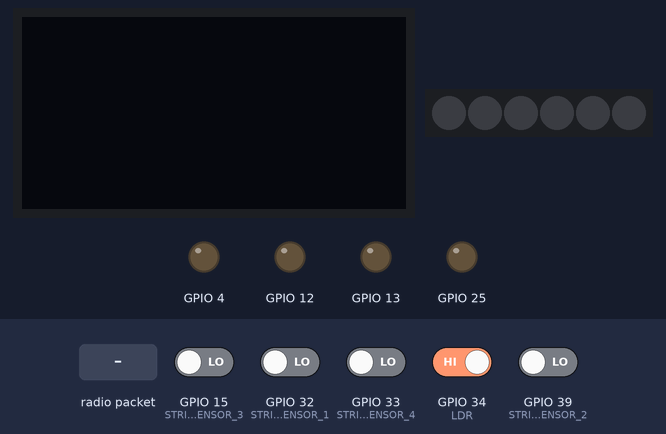
A sketch run on a simulated ESP32. On the bench: 128×64 one-colour display, 6 RGB LEDs in strip order, left to right, output pins drawn as LEDs (lit = HIGH). The inputs (shaded band) are chosen by the test bench; at power-on: GPIO 34 (LDR) HIGH, GPIO 15 (STRIP_SENSOR_3), GPIO 32 (STRIP_SENSOR_1), GPIO 33 (STRIP_SENSOR_4), GPIO 39 (STRIP_SENSOR_2) LOW. The audio player accepts every command and is not drawn.

Above: at 2.7 s.
2.8 s: radio packet "Stop" arrives
At 3.2 s:
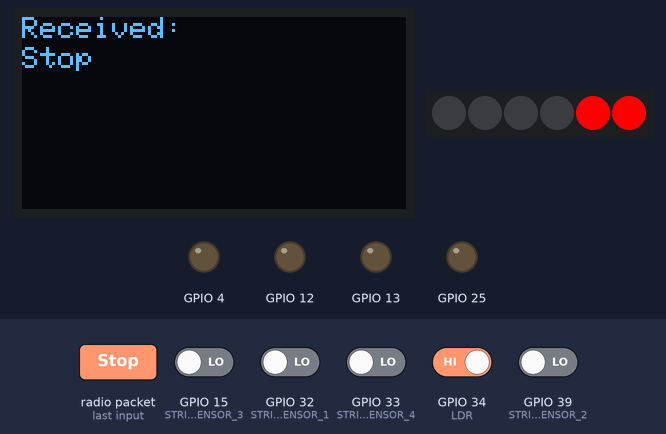
4.3 s: GPIO 34 (LDR) driven LOW
At 4.7 s:
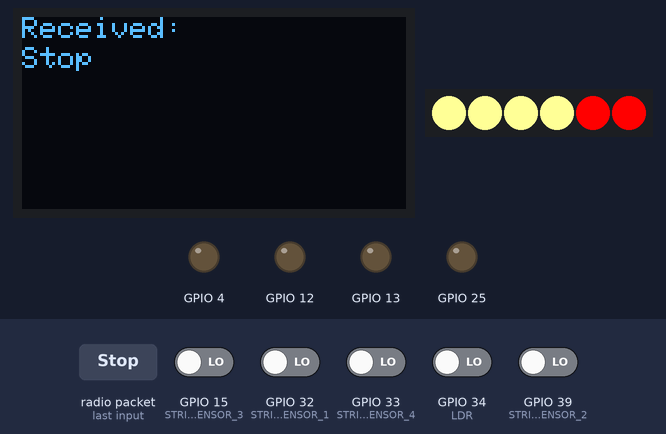
5.8 s: radio packet "Start" arrives
At 6.4 s:
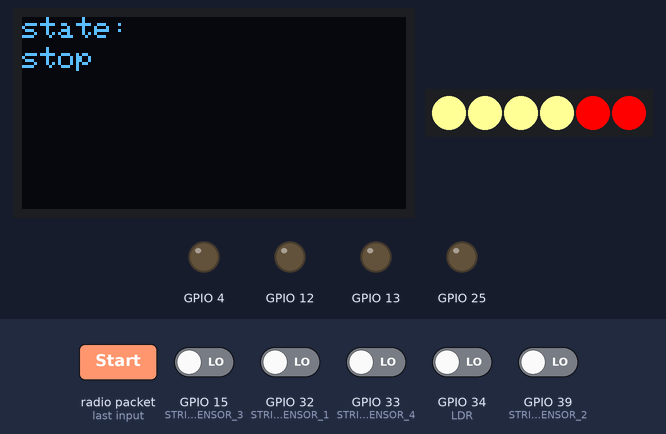
7.3 s: radio packet "F" arrives
At 7.8 s:
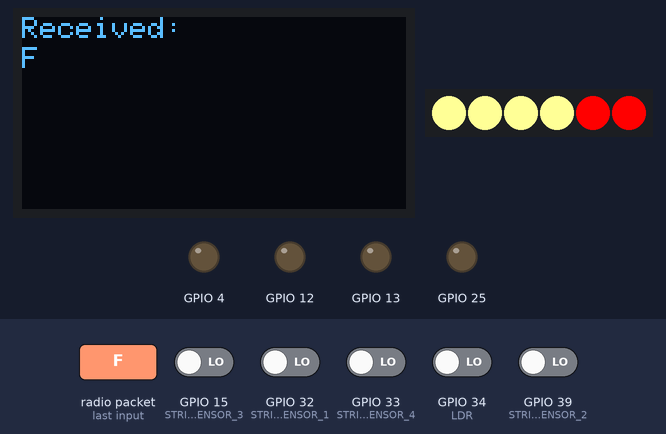
8.8 s: radio packet "R" arrives
10.3 s: radio packet "L" arrives
Timing chart, 0 to 12.8 s (numbered marks = the images above; inputs shaded):
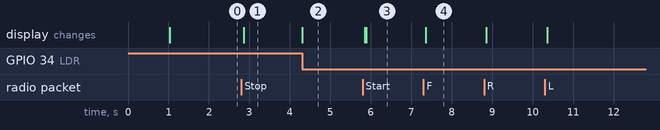

The sketch:

FinalSlave.ino
```cpp
#include <Wire.h>
#include <Adafruit_GFX.h>
#include <Adafruit_SH110X.h>
#include <WiFi.h>
#include <esp_now.h>
#include <Adafruit_NeoPixel.h>
#include "DFRobotDFPlayerMini.h"

// OLED pins
#define i2c_Address 0x3c // OLED screen I2C address
#define SCREEN_WIDTH 128
#define SCREEN_HEIGHT 64
#define OLED_RESET -1

#define Motor_B1 12
#define Motor_F1 13
#define Motor_B2 4
#define Motor_F2 25

#define Resolution 8
#define Freq 1000

#define PWM_CHANNEL_B1 0
#define PWM_CHANNEL_F1 1
#define PWM_CHANNEL_B2 2
#define PWM_CHANNEL_F2 3

#define NEOPIXEL_PIN 5
#define NUM_PIXELS 6

// IR Sensor Pins
#define STRIP_SENSOR_1 32
#define STRIP_SENSOR_2 39
#define STRIP_SENSOR_3 15
#define STRIP_SENSOR_4 33

// Define the analog pin connected to the IR sensor
#define IR_SENSOR1_PIN 35
#define IR_SENSOR2_PIN 36

#define LDR 34

float speed = 0.5;

String receivedMsg = " ";
char lastReceivedMsg[20] = ""; // Stores the last received message
uint8_t masterAddress[] = {0x08, 0xA6, 0xF7, 0x08, 0x3E, 0x98};

HardwareSerial mp3Serial(1);  //  Defines UART1 for communicating with DFPlayer Mini
DFRobotDFPlayerMini mp3;      // Create an object to control mp3

bool flagLDR = true;

// NeoPixel and display objects
Adafruit_NeoPixel NeoPixel(NUM_PIXELS, NEOPIXEL_PIN, NEO_GRB + NEO_KHZ800);
Adafruit_SH1106G display = Adafruit_SH1106G(SCREEN_WIDTH, SCREEN_HEIGHT, &Wire, OLED_RESET);

// Connection tracking
bool isConnected = false;
unsigned long lastReceivedTime = 0;  // Time when the last message was received
const unsigned long TIMEOUT = 10000; // Timeout period in milliseconds
char intersectionTurn = 'z'; // The direction to turn to while in an itersection

void headLights(bool isStopped)
{
  NeoPixel.clear();
  if ((digitalRead(LDR) == LOW && isStopped == true) || (digitalRead(LDR) == LOW))
  {
    NeoPixel.setPixelColor(0, NeoPixel.Color(255, 255, 150));
    NeoPixel.setPixelColor(1, NeoPixel.Color(255, 255, 150));
    NeoPixel.setPixelColor(2, NeoPixel.Color(255, 255, 150));
    NeoPixel.setPixelColor(3, NeoPixel.Color(255, 255, 150));
    NeoPixel.setPixelColor(4, NeoPixel.Color(255, 0, 0));
    NeoPixel.setPixelColor(5, NeoPixel.Color(255, 0, 0));
    NeoPixel.show();
  }
  else if (digitalRead(LDR) == HIGH && isStopped == true)
  {
    NeoPixel.setPixelColor(4, NeoPixel.Color(255, 0, 0));
    NeoPixel.setPixelColor(5, NeoPixel.Color(255, 0, 0));
    NeoPixel.show();
  }
  else
  {
    NeoPixel.clear();
    NeoPixel.show();
  }
}

void headLightsNight()
{
  NeoPixel.clear();
  if (digitalRead(LDR) == LOW)
  {
    NeoPixel.setPixelColor(0, NeoPixel.Color(255, 255, 150));
    NeoPixel.setPixelColor(1, NeoPixel.Color(255, 255, 150));
    NeoPixel.setPixelColor(2, NeoPixel.Color(255, 255, 150));
    NeoPixel.setPixelColor(3, NeoPixel.Color(255, 255, 150));
    NeoPixel.setPixelColor(4, NeoPixel.Color(255, 0, 0));
    NeoPixel.setPixelColor(5, NeoPixel.Color(255, 0, 0));
    NeoPixel.show();
  }
}

void dayNightMode()
{
  if ((digitalRead(LDR) == LOW))
  {
    if(flagLDR)
    {
      mp3.play(2);// Play the second MP3 file (0002.mp3)
      delay(2000);
      flagLDR = false;
    }
  }

  else
  {
    if(flagLDR)
    {
      mp3.play(3);// Play the third MP3 file (0003.mp3)
      delay(2000);
      flagLDR = false;
    }
  }
}


void backupStop()
{
  int rawValue1 = digitalRead(IR_SENSOR1_PIN);
  int rawValue2 = digitalRead(IR_SENSOR2_PIN);

  if (rawValue1 == HIGH && rawValue2 == HIGH)
  {
    moveAccordingToStrip();
  }
  else
  {
    motorsWrite(0, 0, 0, 0);
  }

}

void displayMessage(String title, String message)
{
  display.clearDisplay();
  display.setTextSize(1);
  display.setCursor(0, 0);
  display.println(title);
  display.setCursor(0, 10);
  display.println(message);
  display.display();
}

void motorsWrite(float m1, float m2, float m3, float m4) {
  ledcWrite(Motor_F1, m1 * 255);
  ledcWrite(Motor_F2, m2 * 255);
  ledcWrite(Motor_B1, m3 * 255);
  ledcWrite(Motor_B2, m4 * 255);
}

void moveAccordingToStrip()
{
  if(digitalRead(STRIP_SENSOR_1) && digitalRead(STRIP_SENSOR_2) && digitalRead(STRIP_SENSOR_3) && digitalRead(STRIP_SENSOR_4))
  {
    if (intersectionTurn == 'F')
    {
      motorsWrite(0.2, 0.2, 0, 0);
      displayMessage("state:", "foward");
    }
    if (intersectionTurn == 'R')
    {
      motorsWrite(0,0.5,0,0);
      delay(1000);
      while(!digitalRead(STRIP_SENSOR_2) && !digitalRead(STRIP_SENSOR_3)){}
    }
    if (intersectionTurn == 'L')
    {
      motorsWrite(0.5,0,0,0);
      delay(1000);
      while(!digitalRead(STRIP_SENSOR_2) && !digitalRead(STRIP_SENSOR_3)){}
    }
  }

  else if (digitalRead(STRIP_SENSOR_2) && digitalRead(STRIP_SENSOR_3))
  {
    motorsWrite(0.2, 0.2, 0, 0);
    displayMessage("state:", "foward");

  // Extreme correcting to the left at the start, when the middle sensors see the line
   if(digitalRead(STRIP_SENSOR_4))
   {
    motorsWrite(0.5,0,0,0);
    displayMessage("state:", "extreme left");

   }

   // Extreme correcting to the right at the start, when the middle sensors see the line
   else if(digitalRead(STRIP_SENSOR_1))
   {
    motorsWrite(0,0.5,0,0);
    displayMessage("state:", "extreme right");
   }
  }

  // Extreme correcting to the left in the end, when only STRIP_SENSOR_4 is able to see the line
  else if(digitalRead(STRIP_SENSOR_4))
  {
    motorsWrite(0.5,0,0,0);
    displayMessage("state:", "extreme left");
    if (!digitalRead(STRIP_SENSOR_4)) // A case in which the turn is wide and no sensor can see the line
    {
      while(!digitalRead(STRIP_SENSOR_2) && !digitalRead(STRIP_SENSOR_3)); // keep turning until it sees the line
    }

  }

  // Extreme correcting to the right in the end, when only STRIP_SENSOR_1 is able to see the line
  else if(digitalRead(STRIP_SENSOR_1))
  {
    motorsWrite(0,0.5,0,0);
    displayMessage("state:", "extreme right");
    if (!digitalRead(STRIP_SENSOR_1)) // A case in which the turn is wide and no sensor can see the line
    {
      while(!digitalRead(STRIP_SENSOR_2) && !digitalRead(STRIP_SENSOR_3)); // keep turning until it sees the line
    }
  }

  // Minor correcting to the left, when the car moves a bit, when there are twists.
  else if (digitalRead(STRIP_SENSOR_3))
  {
    displayMessage("state:", "left");
    motorsWrite(0.5, 0.1, 0, 0);
  }

  // Minor correcting to the right, when the car moves a bit, when there are twists.
  else if (digitalRead(STRIP_SENSOR_2))
  {
    displayMessage("state:", "right");
    motorsWrite(0.1, 0.5, 0, 0);
  }

  // Stop
  else
  {
    displayMessage("state:", "stop");
    motorsWrite(0, 0, 0, 0);
  }
}

void onDataRecv(const esp_now_recv_info_t *mac, const uint8_t *incomingData, int len)
{
  isConnected = true;
  lastReceivedTime = millis();

  char receivedMsg[len + 1];
  memcpy(receivedMsg, incomingData, len);
  receivedMsg[len] = '\0';

  if (strcmp(receivedMsg, "Stop") == 0)
  {
    displayMessage("Received:", receivedMsg);
    motorsWrite(0, 0, 0, 0);
    headLights(true);
    const char *message = "Stop received";
    esp_now_send(masterAddress, (uint8_t *)message, strlen(message));

  }

  else if (strcmp(receivedMsg, "F") == 0)
  {
    displayMessage("Received:", receivedMsg);
    intersectionTurn = receivedMsg[0];

    const char *message = "F received";
    esp_now_send(masterAddress, (uint8_t *)message, strlen(message));
  }

  else if (strcmp(receivedMsg, "R") == 0)
  {
    displayMessage("Received:", receivedMsg);
    intersectionTurn = receivedMsg[0];

    const char *message = "R received";
    esp_now_send(masterAddress, (uint8_t *)message, strlen(message));
  }

  else if (strcmp(receivedMsg, "L") == 0)
  {
    displayMessage("Received:", receivedMsg);
    intersectionTurn = receivedMsg[0];

    const char *message = "L received";
    esp_now_send(masterAddress, (uint8_t *)message, strlen(message));
  }

  else if (strcmp(receivedMsg, "Start") == 0)
  {
    displayMessage("Received:", receivedMsg);
    moveAccordingToStrip();
    headLights(false);
    const char *message = "Start received";
    esp_now_send(masterAddress, (uint8_t *)message, strlen(message));

  }
}


void OnDataSent(const uint8_t *mac_addr, esp_now_send_status_t status)
{

}

void setup()
{
  display.begin(i2c_Address, true);
  display.clearDisplay();
  display.setTextColor(SH110X_WHITE);
  delay(1000);

  WiFi.mode(WIFI_STA);

  if (esp_now_init() != ESP_OK)
  {
    displayMessage("Error", "Init ESP-NOW");
    return;
  }

  esp_now_register_recv_cb(onDataRecv);

  esp_now_peer_info_t peerInfo = {};
  memcpy(peerInfo.peer_addr, masterAddress, 6);
  peerInfo.channel = 0;
  peerInfo.encrypt = false;

  if (esp_now_add_peer(&peerInfo) != ESP_OK)
  {
    displayMessage("Error", "Add Peer Fail");
    return;
  }

  ledcAttachChannel(Motor_B1, Freq, Resolution, PWM_CHANNEL_B1);
  ledcAttachChannel(Motor_F1, Freq, Resolution, PWM_CHANNEL_F1);
  ledcAttachChannel(Motor_B2, Freq, Resolution, PWM_CHANNEL_B2);
  ledcAttachChannel(Motor_F2, Freq, Resolution, PWM_CHANNEL_F2);

  NeoPixel.begin();
  NeoPixel.clear();
  NeoPixel.show();

  pinMode(STRIP_SENSOR_1, INPUT);
  pinMode(STRIP_SENSOR_2, INPUT);
  pinMode(STRIP_SENSOR_3, INPUT);
  pinMode(STRIP_SENSOR_4, INPUT);

  pinMode(LDR, INPUT);
  pinMode(IR_SENSOR1_PIN, INPUT);
  pinMode(IR_SENSOR2_PIN, INPUT);

  // Start Serial communication with DFPlayer Mini
  mp3Serial.begin(9600, SERIAL_8N1, 16, 17);  //rx=16, tx=17

  mp3.begin(mp3Serial); // Initialize DFPlayer Mini
  mp3.volume(30); // Set volume to 30
}

void loop()
{
  dayNightMode();
  headLightsNight();

  // Check for connection timeout
  if (millis() - lastReceivedTime > TIMEOUT)
  {
    // No communiction so turn on the backup stop option
    isConnected = false;
  }

  if (!isConnected)
  {
    backupStop();
  }
}
```

Measured:
- after the input at 2.8 s, the display: first changes after 0.06 s (image 1 shows a later state)
- after the input at 5.8 s, the display: first changes after 0.06 s (image 3 shows a later state)
- after the input at 7.3 s, the display: changes after 0.06 s (image 4)
